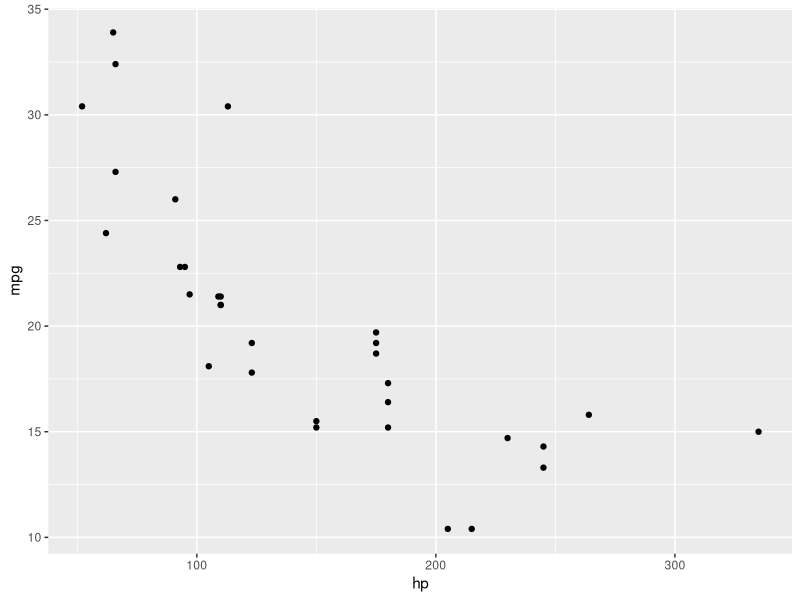

Write the R code that produced this figure.
## ---- chunk 1
library(ggplot2)

ggplot(mtcars, aes(hp, mpg)) + geom_point()
## ---- chunk 2
knitr::kable(mtcars)
